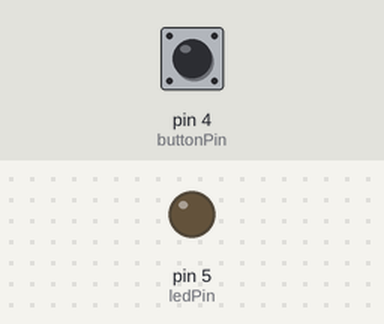
Simulated run of this sketch. Board: Arduino Uno, built with avr-gcc and run on an emulated ATmega328P. Shown: output pins drawn as LEDs (lit = HIGH). Inputs (shaded band) come from the test bench; at power-on: pin 4 (buttonPin) LOW.

Above: at 1.2 s.
1.3 s: pin 4 (buttonPin) pulled HIGH for 0.15 s
At 2.5 s:
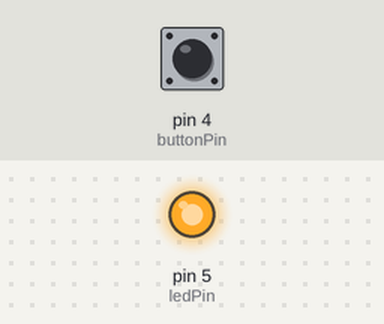
2.9 s: pin 4 (buttonPin) pulled HIGH for 1 s
At 3.7 s:
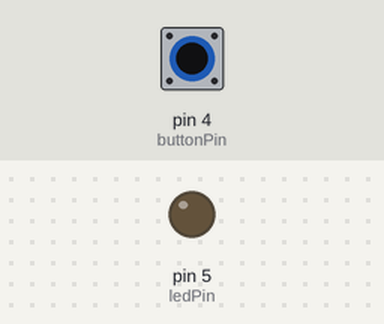
5.4 s: pin 4 (buttonPin) pulled HIGH for 3.2 s
At 6.8 s:
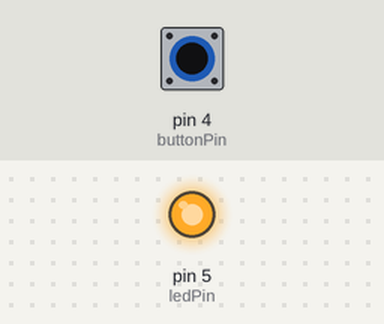
Timing chart, 0 to 8.4 s (numbered marks = the images above; inputs shaded):
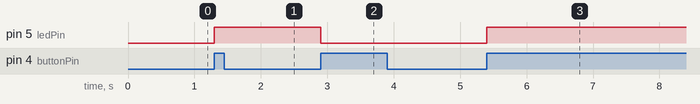

The sketch:

TrafficLight.ino
```cpp
/*
 * Clayton Walker
 * TrafficLight.ino
*/

int ledPin = 5;
int buttonPin = 4;

bool ledState = LOW;
bool lastState = LOW;

void setup() {
  // put your setup code here, to run once:
  pinMode(ledPin, OUTPUT);
  pinMode(buttonPin, INPUT);
}

void loop() {
  //check for button push
  bool buttonState = digitalRead(buttonPin);

  //if button was pushed, change state of LED
  if(buttonState == HIGH && lastState == LOW){

    ledState = !ledState;
    lastState = HIGH;
  }

  //set lastState to the current buttonState
  lastState = buttonState;

  digitalWrite(ledPin, ledState);

  delay(50);
}
```

Measured:
- after the input at 1.3 s, pin 5 (ledPin): LOW → HIGH at once
- after the input at 2.9 s, pin 5 (ledPin): HIGH → LOW at once
- after the input at 5.4 s, pin 5 (ledPin): LOW → HIGH at once
